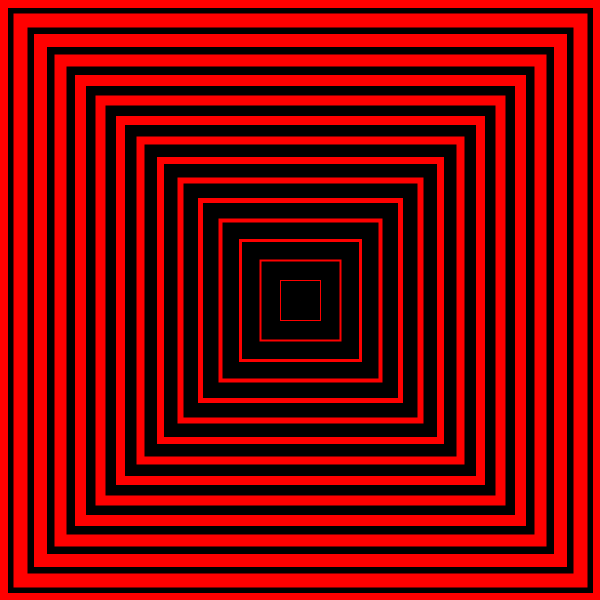
Frame 1 (no input)
Frame 60 (the mouse pressed at the canvas centre just before this capture): identical to frame 1, image omitted
Frame 120 (the mouse held since frame 60 and released just before this capture): identical to frame 1, image omitted

The Processing sketch that drew this single still picture (run headless with seeded random() and noise(); from frame 60 on, the mouse is pressed at the canvas centre):

// Processing sketch: p04_demo4
// ── p04_demo4.pde
void setup()
{
  size(600, 600);
  smooth();
  background(0);
}


void draw()
{
  int nx = 20;
  
  float x;
  float sx = width / nx;
    
  rectMode(CENTER);
  background(0);  
  stroke(255, 0, 0);
  noFill();
    
  for(int i=0; i<=nx; i++)
  {
    x = i * 40;
    strokeWeight(i);
    rect(width/2, height/2, x, x);
  }
}
